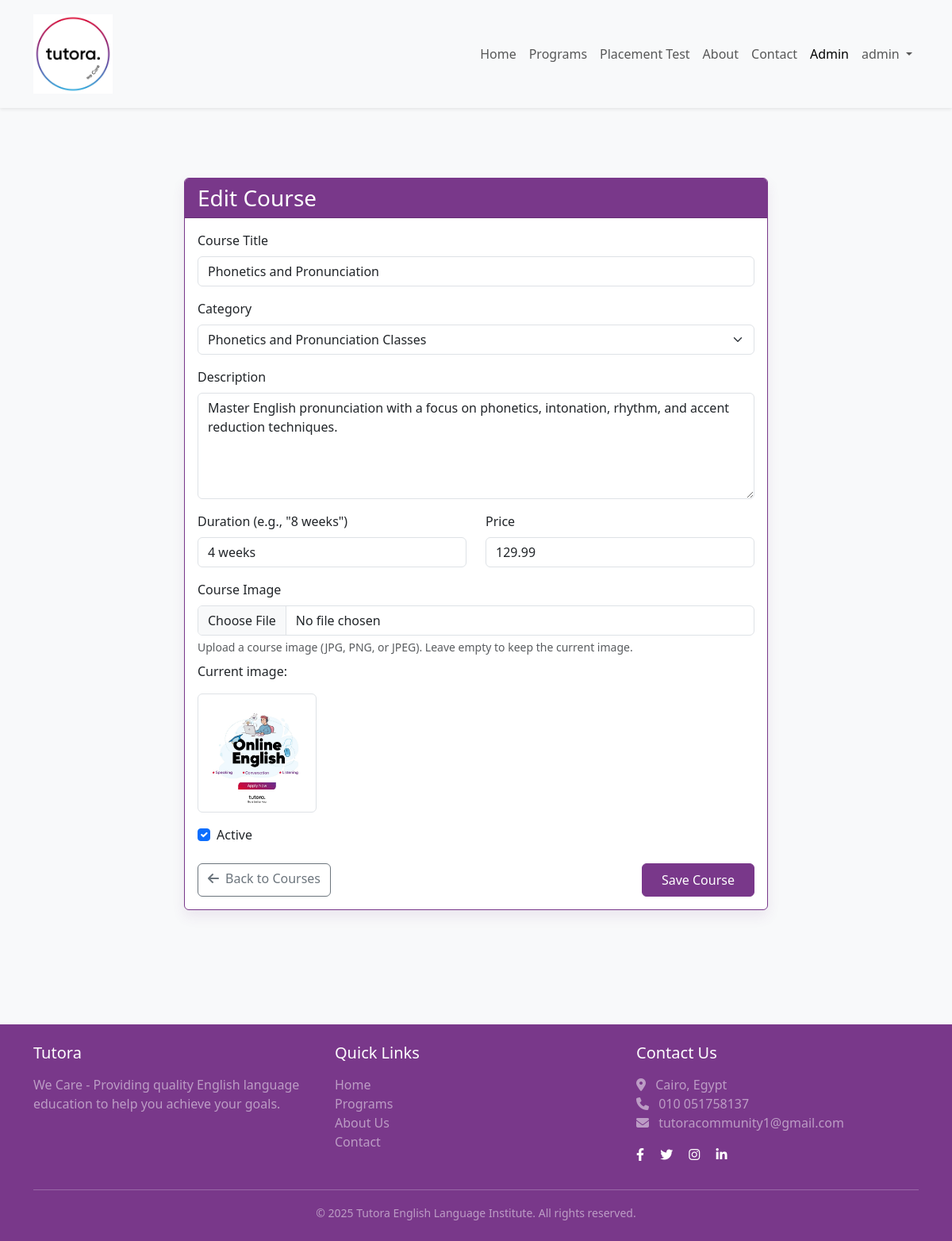
/admin/courses/3/edit (signed in), run on the app's committed database.
### app/models/user.py (models this page shows, shortened)
class User(UserMixin, db.Model):
    id = db.Column(db.Integer, primary_key=True)
    username = db.Column(db.String(64), index=True, unique=True)
    email = db.Column(db.String(120), index=True, unique=True)
    password_hash = db.Column(db.String(128))
    first_name = db.Column(db.String(64))
    last_name = db.Column(db.String(64))
    phone = db.Column(db.String(20))
    is_admin = db.Column(db.Boolean, default=False)
    created_at = db.Column(db.DateTime, default=datetime.utcnow)
    enrollments = db.relationship('CourseEnrollment', backref='student', lazy='dynamic')
    bookings = db.relationship('Booking', backref='student', lazy='dynamic')
    @property
    def is_administrator(self):
        return self.is_admin

### app/models/course.py (models this page shows, shortened)
class Course(db.Model):
    id = db.Column(db.Integer, primary_key=True)
    title = db.Column(db.String(120), nullable=False)
    description = db.Column(db.Text)
    category = db.Column(db.String(64), index=True)  # General English, Conversation, Phonetics
    image_url = db.Column(db.String(256))
    duration = db.Column(db.String(64))  # e.g., "8 weeks"
    price = db.Column(db.Float)
    is_active = db.Column(db.Boolean, default=True)
    created_at = db.Column(db.DateTime, default=datetime.utcnow)
    updated_at = db.Column(db.DateTime, default=datetime.utcnow, onupdate=datetime.utcnow)
    enrollments = db.relationship('CourseEnrollment', backref='course', lazy='dynamic')

### app/routes/admin.py (the view)
    def decorated_function(*args, **kwargs):
        if not current_user.is_authenticated or not current_user.is_admin:
            flash('You do not have permission to access this page.', 'danger')
            return redirect(url_for('main.index'))
        return func(*args, **kwargs)

### app/forms/course_forms.py
class CourseForm(FlaskForm):
    title = StringField('Course Title', validators=[DataRequired(), Length(max=120)])
    description = TextAreaField('Description', validators=[DataRequired()])
    category = SelectField('Category', validators=[DataRequired()],
                          choices=[
                              ('General English', 'General English Program'),
                              ('Conversation', 'Conversation Classes'),
                              ('Phonetics', 'Phonetics and Pronunciation Classes')
                          ])
    image = FileField('Course Image', validators=[
        Optional(),
        FileAllowed(['jpg', 'png', 'jpeg'], 'Images only!')
    ])
    duration = StringField('Duration (e.g., "8 weeks")', validators=[DataRequired(), Length(max=64)])
    price = FloatField('Price', validators=[DataRequired(), NumberRange(min=0)])
    is_active = BooleanField('Active')
    submit = SubmitField('Save Course')

### app/models/user.py (called while the page is built)
@login.user_loader
def load_user(id):
    return User.query.get(int(id))

### app/routes/admin.py (called while the page is built, shortened)
def admin_required(func):
    def decorated_function(*args, **kwargs):
        if not current_user.is_authenticated or not current_user.is_admin:
            flash('You do not have permission to access this page.', 'danger')
            return redirect(url_for('main.index'))
        return func(*args, **kwargs)
    decorated_function.__name__ = func.__name__
    return decorated_function

@bp.route('/courses/<int:id>/edit', methods=['GET', 'POST'])
@login_required
@admin_required
def edit_course(id):
    course = Course.query.get_or_404(id)
    form = CourseForm(obj=course)
    return render_template('admin/courses/form.html', title='Edit Course', form=form, course=course)

### app/templates/admin/courses/form.html (shortened to what this page needs)
{% extends 'base.html' %}
{% block content %}
<div class="container py-5">
    <div class="row justify-content-center">
        <div class="col-md-8">
            <div class="card border-purple">
                <div class="card-header bg-purple text-white">
                    <h1 class="h3 mb-0">{% if course %}Edit Course{% else %}New Course{% endif %}</h1>
                </div>
                <div class="card-body">
                    <form method="post" enctype="multipart/form-data" novalidate>
                        <div class="mb-3">
                            {{ form.title.label(class="form-label") }}
                            {{ form.title(class="form-control" + (" is-invalid" if form.title.errors else "")) }}
                        </div>
                        <div class="mb-3">
                            {{ form.category.label(class="form-label") }}
                            {{ form.category(class="form-select" + (" is-invalid" if form.category.errors else "")) }}
                        </div>
                        <div class="mb-3">
                            {{ form.description.label(class="form-label") }}
                            {{ form.description(class="form-control" + (" is-invalid" if form.description.errors else ""), rows=5) }}
                        </div>
                        <div class="row">
                            <div class="col-md-6 mb-3">
                                {{ form.duration.label(class="form-label") }}
                                {{ form.duration(class="form-control" + (" is-invalid" if form.duration.errors else "")) }}
                            </div>
                            <div class="col-md-6 mb-3">
                                {{ form.price.label(class="form-label") }}
                                {{ form.price(class="form-control" + (" is-invalid" if form.price.errors else ""), type="number", step="0.01") }}
                            </div>
                        </div>
                        <div class="mb-3">
                            {{ form.image.label(class="form-label") }}
                            {{ form.image(class="form-control" + (" is-invalid" if form.image.errors else "")) }}
                            <div class="form-text">Upload a course image (JPG, PNG, or JPEG). Leave empty to keep the current image.</div>
                            {% if course and course.image_url %}
                                <div class="mt-2">
                                    <p>Current image:</p>
                                    <img src="{{ course.image_url }}" alt="{{ course.title }}" class="img-thumbnail" style="max-height: 150px;">
                                </div>
                            {% endif %}
                        </div>
                        <div class="mb-4 form-check">
                            {{ form.is_active(class="form-check-input" + (" is-invalid" if form.is_active.errors else "")) }}
                            {{ form.is_active.label(class="form-check-label") }}
                        </div>
                        <div class="d-flex justify-content-between">
                            <a href="{{ url_for('admin.courses') }}" class="btn btn-outline-secondary">
                                <i class="fas fa-arrow-left me-2"></i>Back to Courses
                            </a>
                            {{ form.submit(class="btn btn-primary") }}
                        </div>
                    </form>
                </div>
            </div>
        </div>
    </div>
</div>
{% endblock %}

### app/templates/base.html (shortened to what this page needs)
<!DOCTYPE html>
<html lang="en">
<head>
    <link href="https://cdn.jsdelivr.net/npm/bootstrap@5.3.0/dist/css/bootstrap.min.css" rel="stylesheet">
    <link rel="stylesheet" href="https://cdnjs.cloudflare.com/ajax/libs/font-awesome/6.4.0/css/all.min.css">
    <link rel="stylesheet" href="{{ url_for('static', filename='css/style.css') }}">
</head>
<body>
    <nav class="navbar navbar-expand-lg navbar-light bg-light shadow-sm sticky-top">
        <div class="container">
            <a class="navbar-brand d-flex align-items-center" href="{{ url_for('main.index') }}">
                <img src="{{ url_for('static', filename='images/logo.jpg') }}" alt="Tutora Logo" class="navbar-logo">
            </a>
            <div class="collapse navbar-collapse" id="navbarNav">
                <ul class="navbar-nav ms-auto">
                    <li class="nav-item">
                        <a class="nav-link {% if request.endpoint == 'main.index' %}active{% endif %}" href="{{ url_for('main.index') }}">Home</a>
                    </li>
                    <li class="nav-item">
                        <a class="nav-link {% if request.endpoint == 'main.programs' %}active{% endif %}" href="{{ url_for('main.programs') }}">Programs</a>
                    </li>
                    <li class="nav-item">
                        <a class="nav-link {% if request.endpoint == 'bookings.book_placement_test' %}active{% endif %}" href="{{ url_for('bookings.book_placement_test') }}">Placement Test</a>
                    </li>
                    <li class="nav-item">
                        <a class="nav-link {% if request.endpoint == 'main.about' %}active{% endif %}" href="{{ url_for('main.about') }}">About</a>
                    </li>
                    <li class="nav-item">
                        <a class="nav-link {% if request.endpoint == 'main.contact' %}active{% endif %}" href="{{ url_for('main.contact') }}">Contact</a>
                    </li>
                    {% if current_user.is_anonymous %}
                        <li class="nav-item">
                            <a class="nav-link {% if request.endpoint == 'auth.login' %}active{% endif %}" href="{{ url_for('auth.login') }}">Login</a>
                        </li>
                        <li class="nav-item">
                            <a class="nav-link {% if request.endpoint == 'auth.register' %}active{% endif %}" href="{{ url_for('auth.register') }}">Register</a>
                        </li>
                    {% else %}
                        {% if current_user.is_administrator %}
                            <li class="nav-item">
                                <a class="nav-link {% if 'admin.' in request.endpoint %}active{% endif %}" href="{{ url_for('admin.index') }}">Admin</a>
                            </li>
                        {% endif %}
                        <li class="nav-item dropdown">
                            <a class="nav-link dropdown-toggle" href="#" id="navbarDropdown" role="button" data-bs-toggle="dropdown">
                                {{ current_user.username }}
                            </a>
                        </li>
                    {% endif %}
                </ul>
            </div>
        </div>
    </nav>
    <main class="py-4">
        {% block content %}{% endblock %}
    </main>
    <footer class="bg-purple text-white py-4 mt-5">
        <div class="container">
            <div class="row">
                <div class="col-md-4 mb-3">
                    <h5 class="mb-3">Tutora</h5>
                    <p class="text-white-50">We Care - Providing quality English language education to help you achieve your goals.</p>
                </div>
                <div class="col-md-4 mb-3">
                    <h5 class="mb-3">Quick Links</h5>
                    <ul class="list-unstyled">
                        <li><a href="{{ url_for('main.index') }}" class="text-decoration-none text-white-50 hover-white">Home</a></li>
                        <li><a href="{{ url_for('main.programs') }}" class="text-decoration-none text-white-50 hover-white">Programs</a></li>
                        <li><a href="{{ url_for('main.about') }}" class="text-decoration-none text-white-50 hover-white">About Us</a></li>
                        <li><a href="{{ url_for('main.contact') }}" class="text-decoration-none text-white-50 hover-white">Contact</a></li>
                    </ul>
                </div>
                <div class="col-md-4 mb-3">
                    <h5 class="mb-3">Contact Us</h5>
                    <ul class="list-unstyled text-white-50">
                        <li><i class="fas fa-map-marker-alt me-2"></i> Cairo, Egypt</li>
                        <li><i class="fas fa-phone me-2"></i> 010 051758137</li>
                        <li><i class="fas fa-envelope me-2"></i> tutoracommunity1@gmail.com</li>
                    </ul>
                    <div class="mt-3">
                        <a href="#" class="text-decoration-none text-white me-3"><i class="fab fa-facebook-f"></i></a>
                        <a href="#" class="text-decoration-none text-white me-3"><i class="fab fa-twitter"></i></a>
                        <a href="#" class="text-decoration-none text-white me-3"><i class="fab fa-instagram"></i></a>
                        <a href="#" class="text-decoration-none text-white"><i class="fab fa-linkedin-in"></i></a>
                    </div>
                </div>
            </div>
            <hr class="my-3 border-light">
            <div class="text-center text-white-50">
                <small>&copy; {{ now.year }} Tutora English Language Institute. All rights reserved.</small>
            </div>
        </div>
    </footer>
</body>
</html>

### app/static/css/style.css (style rules this page uses)
body { font-family: 'Segoe UI', Tahoma, Geneva, Verdana, sans-serif; color: #000000; background-color: #f8f9fa; }
.navbar { padding: 0.8rem 1rem; }
.navbar-logo { max-height: 100px; width: auto; }
.card { border: 1px solid #79388a; box-shadow: 0 0.5rem 1rem rgba(121, 56, 138, 0.1); transition: transform 0.3s; margin-bottom: 1.5rem; }
.btn-primary { padding: 0.5rem 1.5rem; background-color: #79388a; border-color: #79388a; }
footer { background-color: #79388a; }
.bg-purple { background-color: #79388a !important; }
.border-purple { border-color: #79388a !important; }

### data on the page
User: username "admin"
Course: title "Phonetics and Pronunciation", category "Phonetics and Pronunciation Classes", description "Master English pronunciation with a focus on phonetics, intonation, rhythm, and accent reduction techniques.", duration "4 weeks", price "129.99", image_url (placeholder picture), is_active "☑"
